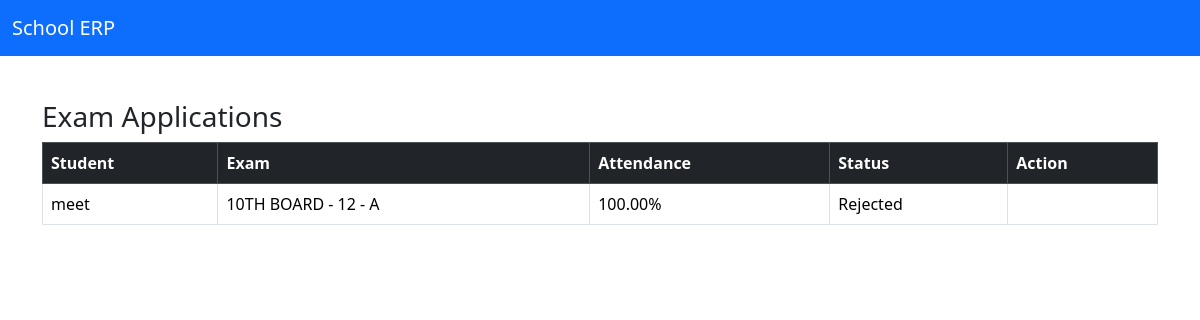
Screenshot of /examinations/applications/ with the database file from the repository.
### examinations/models.py (models this page shows, shortened)
class ExamApplication(models.Model):
    STATUS_CHOICES = [
        ('Pending' , 'Pending'),
        ('Approved' , 'Approved'),
        ('Rejected' , 'Rejected'),
    ]
    student = models.ForeignKey(
        Student,
        on_delete=models.CASCADE
    )
    examination = models.ForeignKey(
        Examination,
        on_delete=models.CASCADE
    )
    attendance_percentage = models.DecimalField(
        max_digits=5,
        decimal_places=2,
        default=0
    )
    status = models.CharField(
        max_length=20,
        choices=STATUS_CHOICES,
        default='Pending'
    )
    remarks = models.TextField(
        blank=True,
        null=True
    )
    applied_at = models.DateTimeField(
        auto_now_add=True
    )
    class Meta:
        unique_together = (
            'student',
            'examination'
        )

class Examination(models.Model):
    EXAM_TYPE = [
        ('Mid Term' , 'Mid Term'),
        ('Final Exam' , 'Final Exam')
    ]
    exam_name = models.CharField(max_length=100)
    exam_type = models.CharField(
        max_length=20,
        choices=EXAM_TYPE
    )
    classroom = models.ForeignKey(
        ClassRoom,
        on_delete=models.CASCADE
    )
    start_date = models.DateField()
    end_date = models.DateField()
    form_last_date = models.DateField()
    is_active = models.BooleanField(
        default=True
    )
    created_at = models.DateTimeField(
        auto_now_add=True
    )
    def __str__(self):
        return f"{self.exam_name} - {self.classroom}"

### students/models.py (models this page shows, shortened)
class Student(models.Model):
    user = models.OneToOneField(
        User,
        on_delete=models.CASCADE
    )
    roll_no = models.CharField(
        max_length=6,
        unique=True
    )
    enrollment_no = models.CharField(
        max_length=10,
        unique=True
    )
    name = models.CharField(max_length=100)
    classroom = models.ForeignKey(
        ClassRoom,
        on_delete=models.CASCADE
    )
    email = models.EmailField(unique=True)
    mobile = models.CharField(max_length=10, unique=True)
    address = models.TextField()
    photo = models.ImageField(
        upload_to='students/',
        blank=True,
        null=True
    )
    created_at = models.DateTimeField(
        auto_now_add=True
    )

### classes/models.py (models this page shows)
class ClassRoom(models.Model):
    STANDARD_CHOICES = [
        ('5','5'),
        ('6','6'),
        ('7','7'),
        ('8','8'),
        ('9','9'),
        ('10','10'),
        ('11','11'),
        ('12','12'),
    ]
    DIVISION_CHOICES = [
        ('A','A'),
        ('B','B'),
        ('C','C'),
        ('D','D'),
    ]
    standard = models.CharField(
        max_length=2,
        choices=STANDARD_CHOICES,
        null=False)
    division = models.CharField(
        max_length=1,
        choices=DIVISION_CHOICES,
        null=False
    )
    class_teacher = models.ForeignKey(
        Teacher,
        on_delete=models.SET_NULL,
        null=True,
        blank=True
    )
    class Meta:
        unique_together = ('standard' , 'division')
    def __str__(self):
        return f"{self.standard} - {self.division}"

### examinations/views.py (the view)
def application_list(request):
    applications = ExamApplication.objects.all()
    return render(
        request,
        'examinations/application_list.html',
        {
            'applications': applications
        }
    )

### templates/examinations/application_list.html (shortened to what this page needs)
{% extends 'base.html' %}
{% block content %}
<div class="container mt-4">
    <h3>Exam Applications</h3>
    <table class="table table-bordered">
        <thead class="table-dark">
            <tr>
                <th>Student</th>
                <th>Exam</th>
                <th>Attendance</th>
                <th>Status</th>
                <th>Action</th>
            </tr>
        </thead>
        <tbody>
        {% for application in applications %}
            <tr>
                <td>
                    {{ application.student.name }}
                </td>
                <td>
                    {{ application.examination }}
                </td>
                <td>
                    {{ application.attendance_percentage }}%
                </td>
                <td>
                    {{ application.status }}
                </td>
                <td>
                </td>
            </tr>
        {% empty %}
            <tr>
                <td colspan="5">
                    No Applications Found
                </td>
            </tr>
        {% endfor %}
        </tbody>
    </table>
</div>
{% endblock %}

### rows the page displays
ExamApplication: student.name "meet", examination "10TH BOARD - 12 - A", attendance_percentage "100.00", status "Rejected"
